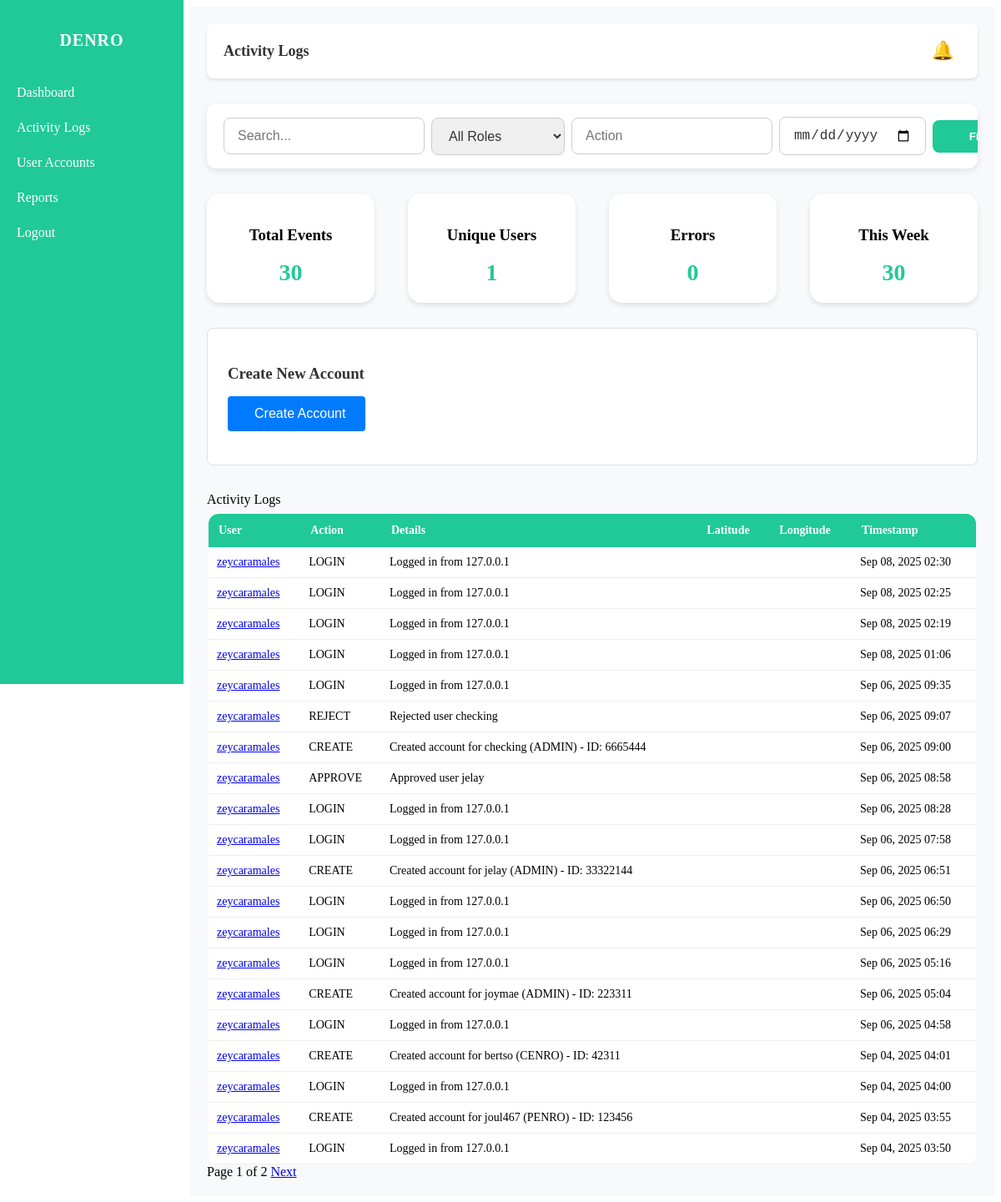
Page /custom-admin/activity-logs/ (signed in) on the earlier database version.
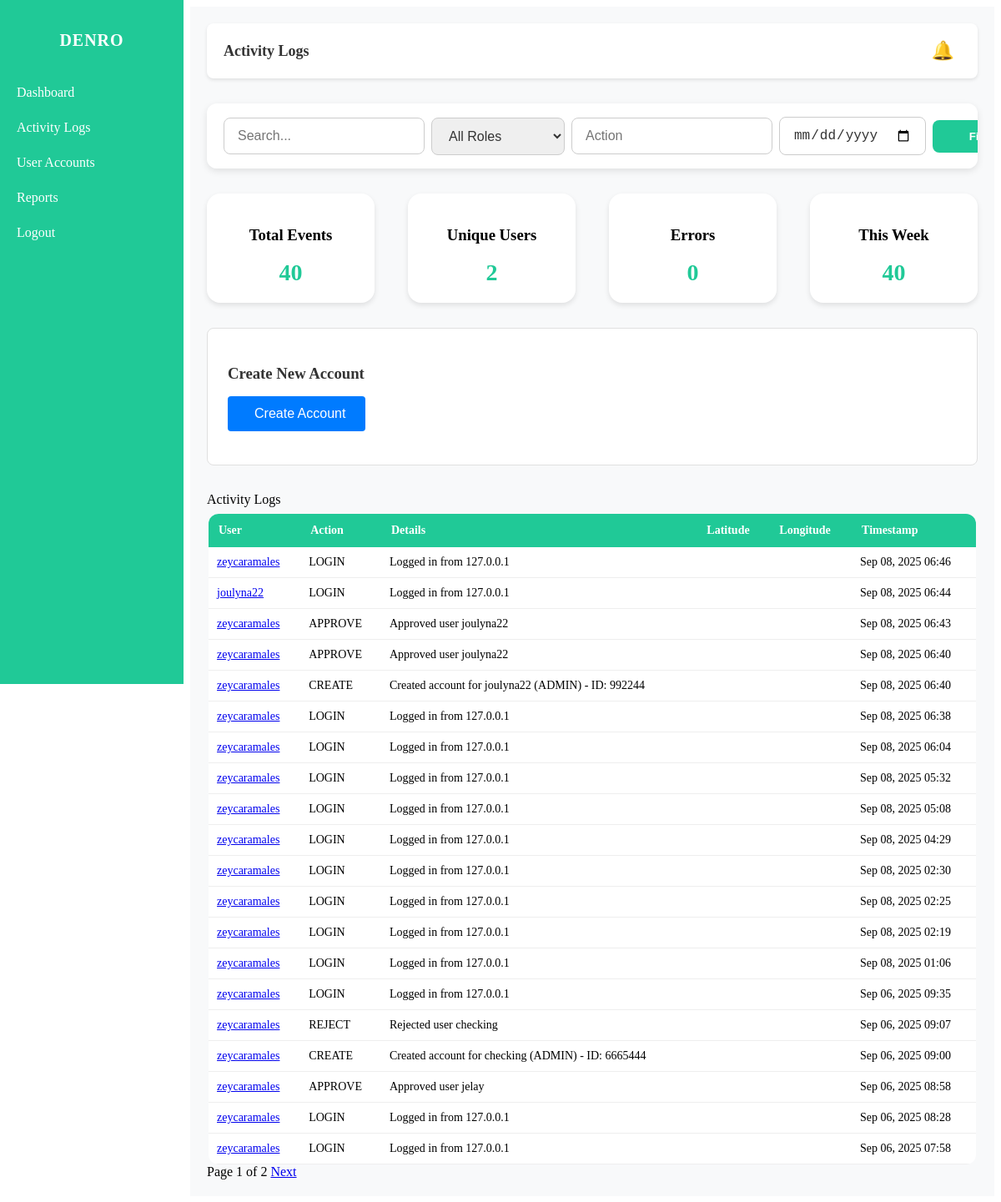
Same page on the later database version.
### DENRO/models.py (models this page shows, shortened)
class ActivityLog(models.Model):
    user        = models.ForeignKey(
        settings.AUTH_USER_MODEL,              # ✅ use the string via settings
        on_delete=models.SET_NULL,
        null=True, blank=True,
        related_name="activity_logs",
    )
    action      = models.CharField(max_length=16, choices=ActivityAction.choices)
    details     = models.TextField(blank=True, null=True)
    ip_address  = models.GenericIPAddressField(blank=True, null=True)
    created_at  = models.DateTimeField(auto_now_add=True)
    class Meta:
        ordering = ["-created_at"]
        indexes = [
            models.Index(fields=["-created_at"]),
            models.Index(fields=["action"]),
            models.Index(fields=["user"]),
        ]

class User(AbstractUser):
    class RoleChoices(models.TextChoices):
        SUPER_ADMIN = "SUPER_ADMIN", "Super Admin"
        ADMIN = "ADMIN", "Admin"
        PENRO = "PENRO", "PENRO"
        CENRO = "CENRO", "CENRO"
        EVALUATOR = "EVALUATOR", "Evaluator"
    role = models.CharField(
        max_length=20, choices=RoleChoices.choices, default=RoleChoices.ADMIN
    )
    is_approved = models.BooleanField(default=False)
    is_rejected = models.BooleanField(default=False)
    is_deactivated = models.BooleanField(default=False)
    gender = models.CharField(max_length=10, blank=True, null=True)
    phone_number = models.CharField(max_length=20, blank=True, null=True)
    region = models.CharField(max_length=100, blank=True, null=True)
    profile_pic = models.CharField(max_length=255, blank=True, null=True)
    id_number = models.CharField(max_length=50, blank=True, null=True, unique=True)

### DENRO/views.py (the view, shortened to what this page needs)
# urls.py: path("custom-admin/activity-logs/", views.admin_activity_logs, name="admin_activitylogs"),
@login_required
def admin_activity_logs(request):
    notifications, unread_count = get_unread_notifications()
    logs_qs = ActivityLog.objects.all().select_related("user").order_by("-created_at")
    q = request.GET.get("q")
    role = request.GET.get("role")
    action = request.GET.get("action")
    dfrom = request.GET.get("from")
    dto = request.GET.get("to")
    if q:
        logs_qs = logs_qs.filter(
            Q(user__username__icontains=q) | Q(details__icontains=q) | Q(action__icontains=q)
        )
    if role:
        logs_qs = logs_qs.filter(user__role=role)
    if action:
        logs_qs = logs_qs.filter(action=action)
    if dfrom:
        logs_qs = logs_qs.filter(created_at__date__gte=dfrom)
    if dto:
        logs_qs = logs_qs.filter(created_at__date__lte=dto)
    paginator = Paginator(logs_qs, 20)
    page_obj = paginator.get_page(request.GET.get("page") or 1)
    metrics = {
        "total_events": logs_qs.count(),
        "unique_users": logs_qs.values("user_id").distinct().count(),
        "errors": logs_qs.filter(action="ERROR").count(),
        "this_week": logs_qs.filter(created_at__gte=now() - timedelta(days=7)).count(),
    }
    total_events_breakdown = dict(logs_qs.values_list("action").annotate(c=Count("id")))
    unique_user_ids = logs_qs.values("user_id").distinct()
    unique_users_breakdown = dict(
        logs_qs.filter(user_id__in=[u["user_id"] for u in unique_user_ids])
        .values_list("action")
        .annotate(c=Count("id"))
    )
    errors_breakdown = dict(
        logs_qs.filter(action="ERROR").values_list("details").annotate(c=Count("id"))
    )
    this_week_qs = logs_qs.filter(created_at__gte=now() - timedelta(days=7))
    this_week_breakdown = dict(this_week_qs.values_list("action").annotate(c=Count("id")))
    context = {
        "logs": page_obj.object_list,
        "page_obj": page_obj,
        "metrics": metrics,
        "action_counts_json": json.dumps(total_events_breakdown),
        "popup_data": {
            "total_events": total_events_breakdown,
            "unique_users": unique_users_breakdown,
            "errors": errors_breakdown,
            "this_week": this_week_breakdown,
        },
        "notifications": notifications,
        "unread_count": unread_count,
    }
    return render(request, "ADMIN/admin_activitylogs.html", context)

### DENRO/context_processors.py (called while the page is built)
def _normalize_role(raw: Any) -> str:
    if raw is None:
        return ""
    text = str(raw).upper()
    return re.sub(r"[^A-Z]", "", text)

### DENRO/views.py (called while the page is built)
def get_unread_notifications():
    notifications = Notification.objects.filter(is_read=False).order_by("-created_at")
    return notifications, notifications.count()

### DENRO/templates/ADMIN/admin_activitylogs.html (shortened to what this page needs)
{% load static %}
<!DOCTYPE html>
<html lang="en">
<head>
    <link rel="stylesheet" href="{% static 'css/dashboard.css' %}">
    <link rel="stylesheet" href="{% static 'styles/sidebar.css' %}">
</head>
<body>
    {% include 'includes/adminsidebar.html' %}
    <div class="content">
        <div class="top-bar">
            <h2>Activity Logs</h2>
            <div class="notification">
                <button id="notifBtn" class="bell-btn">
                    🔔
                </button>
            </div>
        </div>
        <div class="filters">
            <form method="get">
                <input type="text" name="q" placeholder="Search..." value="{{ request.GET.q }}">
                <select name="role">
                    <option value="">All Roles</option>
                </select>
                <input type="text" name="action" placeholder="Action" value="{{ request.GET.action }}">
                <input type="date" name="from" value="{{ request.GET.from }}">
                <button type="submit">Filter</button>
            </form>
        </div>
        <div class="cards">
            <div class="card"><h3>Total Events</h3><p>{{ metrics.total_events }}</p></div>
            <div class="card"><h3>Unique Users</h3><p>{{ metrics.unique_users }}</p></div>
            <div class="card"><h3>Errors</h3><p>{{ metrics.errors }}</p></div>
            <div class="card"><h3>This Week</h3><p>{{ metrics.this_week }}</p></div>
        </div>
        <div class="account-creation-container" style="background: #fff; padding: 1.5rem; border-radius: 8px; border: 1px solid #e0e0e0; margin-bottom: 2rem;">
            <h3 style="margin-bottom: 1rem; color: #333;">Create New Account</h3>
            <button id="toggleCreateForm" class="btn btn-primary" style="background: #007bff; color: white; border: none; padding: 0.75rem 1.5rem; border-radius: 4px; cursor: pointer; font-size: 1rem; margin-bottom: 1rem;">
                Create Account
            </button>
        </div>
        <div class="section-title">Activity Logs</div>
        <div class="table-wrap">
            <table>
                <thead>
                    <tr>
                        <th>User</th>
                        <th>Action</th>
                        <th>Details</th>
                        <th>Latitude</th>
                        <th>Longitude</th>
                        <th>Timestamp</th>
                    </tr>
                </thead>
                <tbody>
                    {% for log in logs %}
                    <tr>
                        <td>
                            <a href="#" class="user-link" data-user-id="{{ log.user.id }}">
                                {{ log.user.username }}
                            </a>
                        </td>
                        <td>{{ log.action }}</td>
                        <td>{{ log.details }}</td>
                        <td>{{ log.latitude }}</td>
                        <td>{{ log.longitude }}</td>
                        <td>{{ log.created_at|date:"M d, Y H:i" }}</td>
                    </tr>
                    {% empty %}
                    <tr>
                        <td colspan="6">No logs found</td>
                    </tr>
                    {% endfor %}
                </tbody>
            </table>
        </div>
        <div class="pagination">
            <span>Page {{ page_obj.number }} of {{ page_obj.paginator.num_pages }}</span>
            {% if page_obj.has_next %}
                <a href="?page={{ page_obj.next_page_number }}{% for key,value in request.GET.items %}{% if key != 'page' %}&{{ key }}={{ value }}{% endif %}{% endfor %}">Next</a>
            {% endif %}
        </div>
    </div>
</body>
</html>

Differences in the rows shown:
no longer on this page (row unchanged): ActivityLog: user.username "zeycaramales", action "CREATE", details "Created account for jelay (ADMIN) - ID: 33322144", created_at "Sep 06, 2025 06:51"
no longer on this page (row unchanged): ActivityLog: user.username "zeycaramales", action "LOGIN", details "Logged in from 127.0.0.1", created_at "Sep 06, 2025 06:50"
no longer on this page (row unchanged): ActivityLog: user.username "zeycaramales", action "LOGIN", details "Logged in from 127.0.0.1", created_at "Sep 06, 2025 06:29"
no longer on this page (row unchanged): ActivityLog: user.username "zeycaramales", action "LOGIN", details "Logged in from 127.0.0.1", created_at "Sep 06, 2025 05:16"
no longer on this page (row unchanged): ActivityLog: user.username "zeycaramales", action "CREATE", details "Created account for joymae (ADMIN) - ID: 223311", created_at "Sep 06, 2025 05:04"
no longer on this page (row unchanged): ActivityLog: user.username "zeycaramales", action "LOGIN", details "Logged in from 127.0.0.1", created_at "Sep 06, 2025 04:58"
no longer on this page (row unchanged): ActivityLog: user.username "zeycaramales", action "CREATE", details "Created account for bertso (CENRO) - ID: 42311", created_at "Sep 04, 2025 04:01"
no longer on this page (row unchanged): ActivityLog: user.username "zeycaramales", action "LOGIN", details "Logged in from 127.0.0.1", created_at "Sep 04, 2025 04:00"
no longer on this page (row unchanged): ActivityLog: user.username "zeycaramales", action "CREATE", details "Created account for joul467 (PENRO) - ID: 123456", created_at "Sep 04, 2025 03:55"
no longer on this page (row unchanged): ActivityLog: user.username "zeycaramales", action "LOGIN", details "Logged in from 127.0.0.1", created_at "Sep 04, 2025 03:50"
added ActivityLog: user.username "zeycaramales", action "LOGIN", details "Logged in from 127.0.0.1", created_at "Sep 08, 2025 06:46"
added ActivityLog: user.username "joulyna22", action "LOGIN", details "Logged in from 127.0.0.1", created_at "Sep 08, 2025 06:44"
added ActivityLog: user.username "zeycaramales", action "APPROVE", details "Approved user joulyna22", created_at "Sep 08, 2025 06:43"
added ActivityLog: user.username "zeycaramales", action "APPROVE", details "Approved user joulyna22", created_at "Sep 08, 2025 06:40"
added ActivityLog: user.username "zeycaramales", action "CREATE", details "Created account for joulyna22 (ADMIN) - ID: 992244", created_at "Sep 08, 2025 06:40"
added ActivityLog: user.username "zeycaramales", action "LOGIN", details "Logged in from 127.0.0.1", created_at "Sep 08, 2025 06:38"
added ActivityLog: user.username "zeycaramales", action "LOGIN", details "Logged in from 127.0.0.1", created_at "Sep 08, 2025 06:04"
added ActivityLog: user.username "zeycaramales", action "LOGIN", details "Logged in from 127.0.0.1", created_at "Sep 08, 2025 05:32"
added ActivityLog: user.username "zeycaramales", action "LOGIN", details "Logged in from 127.0.0.1", created_at "Sep 08, 2025 05:08"
added ActivityLog: user.username "zeycaramales", action "LOGIN", details "Logged in from 127.0.0.1", created_at "Sep 08, 2025 04:29"
Other differences:
{{ metrics.total_events }}: "30" → "40"
{{ metrics.unique_users }}: "1" → "2"
{{ metrics.this_week }}: "30" → "40"
